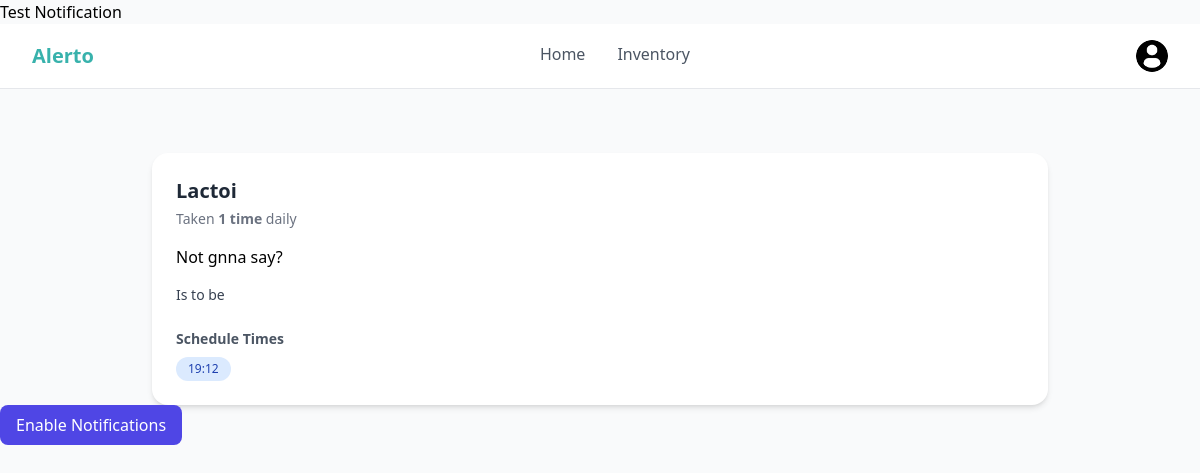
/patientPage (signed in), run on an earlier commit of the app's database.
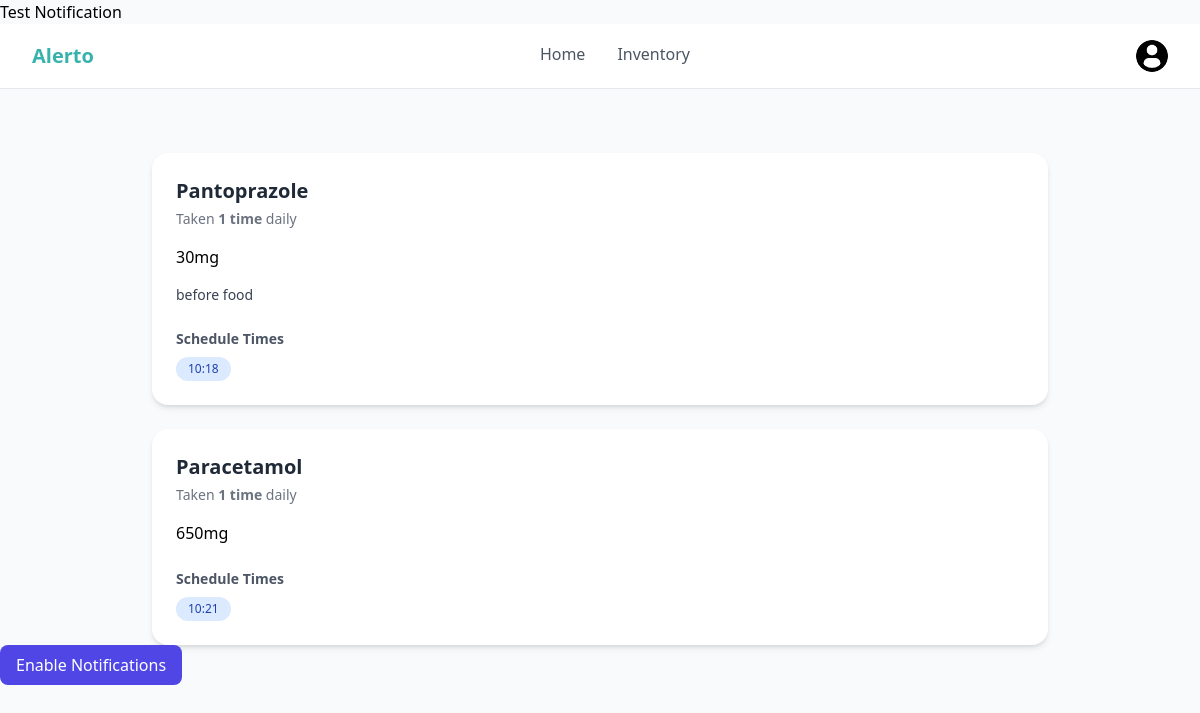
And on a later commit of the database.
### tables this page shows
CREATE TABLE medications (
    id INTEGER PRIMARY KEY AUTOINCREMENT,
    patientUsername TEXT NOT NULL,
    medicineName TEXT NOT NULL,
    dosage TEXT NOT NULL,
    frequency TEXT NOT NULL,
    instructions TEXT,
    time1 TIME NULL,
    time2 TIME NULL,
    time3 TIME NULL,
    time4 TIME NULL
, doctor TEXT, isAccepted INTEGER NOT NULL DEFAULT 0);

### app.py (the view)
@app.route('/patientPage', methods=['GET', 'POST'])
def patientPage():
    if session.get('isDoc', 0) == 1 or session.get("profileSec", 0) == 0:
        return redirect(url_for('login'))
    conn = sqlite3.connect('database.db')
    conn.row_factory = sqlite3.Row  # Add this line
    cursor = conn.cursor()
    cursor.execute('''
        select * from medications where patientUsername = (?)
    ''', (session.get('username'),))
    data = cursor.fetchall()
    conn.close()
    return render_template("patientPage.html", medication_data = data)

### templates/patientPage.html (shortened to what this page needs)
<!DOCTYPE html>
<html lang="en">
<head>
    <script src="https://cdn.tailwindcss.com/3.4.16"></script>
    <link href="https://cdn.jsdelivr.net/npm/remixicon@4.5.0/fonts/remixicon.css" rel="stylesheet">
    <link rel="stylesheet" href="static/docstyle.css">
</head>
<body class="bg-gray-50 min-h-screen">
    <button onclick="showNotification('Paracetamol', '1 tablet')">Test Notification</button>
    <nav class="navbar">
        <a href="{{ url_for('home') }}" class="navbar-brand">Alerto</a>
        <div class="navbar-nav">
            <a href="{{ url_for('home') }}" class="nav-link">Home</a>
            <a href="inventory.html" class="nav-link">Inventory</a>
        </div>
        <div class="navbar-right">
            <a href="{{ url_for('profile') }}">
                <div class="avatar">
                    <img src="static/img/dp.png" alt="Profile">
                </div>
            </a>
        </div>
    </nav>
    <main class="max-w-7xl mx-auto px-4 sm:px-6 lg:px-8 py-8">
    </main>
    <div class="max-w-4xl mx-auto space-y-6">
        {% for medication in medication_data %}
        <div class="bg-white rounded-lg shadow-md p-6">
            <div class="flex justify-between items-start">
                <div>
                    <h2 class="text-xl font-bold text-gray-800">{{ medication[2] }}</h2>
                    <p class="text-sm text-gray-500 mt-1">
                        Taken <span class="font-semibold">
                            {% if medication[4] == 'thrice' %}3 times
                            {% elif medication[4] == 'twice' %}2 times
                            {% else %}1 time{% endif %}
                        </span> daily
                    </p>
                </div>
            </div>
            {% if medication[3] %}
            <div class="mt-4">
                <span>
                    <P class="dosage">{{ medication[3] }}</P>
                </span>
            </div>
            {% endif %}
            {% if medication[5] %}
            <div class="mt-4">
                <p class="text-gray-700 text-sm">{{ medication[5] }}</p>
            </div>
            {% endif %}
            <div class="mt-6">
                <h3 class="text-sm font-semibold text-gray-600 mb-2">Schedule Times</h3>
                <div class="flex gap-2 flex-wrap">
                    {% for time in medication[6:10] if time %}
                    <span class="bg-blue-100 text-blue-800 text-xs font-medium px-3 py-1 rounded-full">
                        {{ time }}
                    </span>
                    {% endfor %}
                </div>
            </div>
        </div>
        {% endfor %}
    </div>
    <div class="notification-permission hidden">
        <button id="enable-notifications" class="bg-primary text-white px-4 py-2 rounded">
            Enable Notifications
        </button>
    </div>
</body>
</html>

### static/docstyle.css (style rules this page uses)
.navbar { display: flex; align-items: center; justify-content: space-between; padding: 1rem 2rem; background-color: #fff; border-bottom: 1px solid #e5e7eb; }
.navbar-brand { font-size: 1.25rem; font-weight: 700; color: #38b2ac; text-decoration: none; }
.navbar-nav { display: flex; color: black; gap: 2rem; }
.nav-link { text-decoration: none; color: #4b5563; font-weight: 500; padding-bottom: 0.25rem; }
.navbar-right { display: flex; align-items: center; gap: 1rem; }
.avatar { width: 32px; height: 32px; border-radius: 50%; overflow: hidden; }
.avatar img { width: 100%; height: 100%; object-fit: cover; }

What changed in the data, as far as the page shows it:
removed medications: medicineName "Lactoi", frequency "1 time", dosage "Not gnna say?", instructions "Is to be", time1 "19:12"
added medications: medicineName "Pantoprazole", frequency "1 time", dosage "30mg", instructions "before food", time1 "10:18"
added medications: medicineName "Paracetamol", frequency "1 time", dosage "650mg", time1 "10:21"
